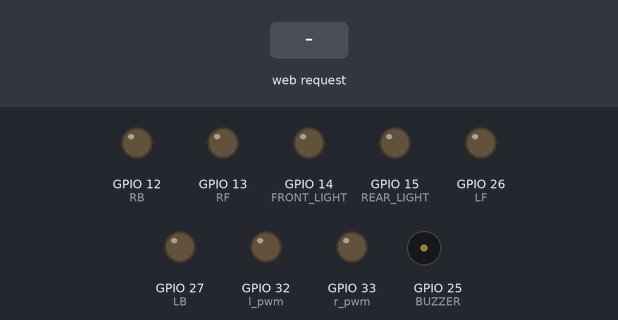
A sketch run on a simulated ESP32. Shown: output pins drawn as LEDs (lit = HIGH), buzzer (waves = sounding, pin HIGH). Inputs (shaded band) come from the test bench. What the sketch prints to the serial monitor is not drawn.

Above: at 1.2 s.
1.3 s: HTTP request GET /forward received
At 1.6 s:
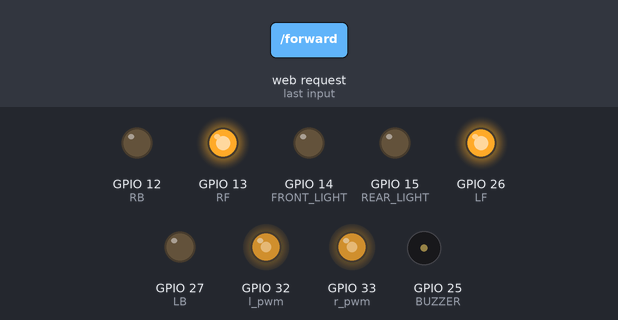
2.8 s: HTTP request GET /backward received
At 3.9 s:
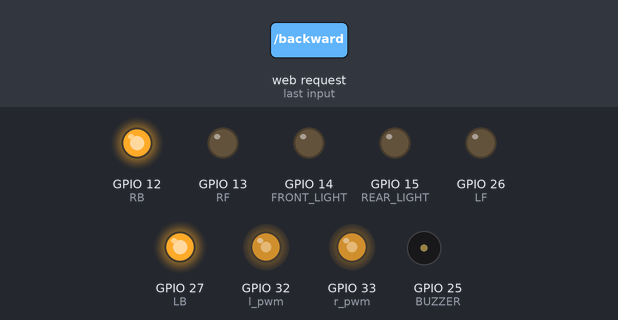
4.3 s: HTTP request GET /left received
At 5.1 s:
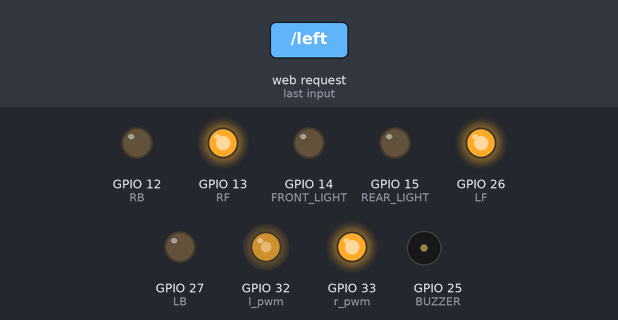
5.8 s: HTTP request GET /right received
At 6.2 s:
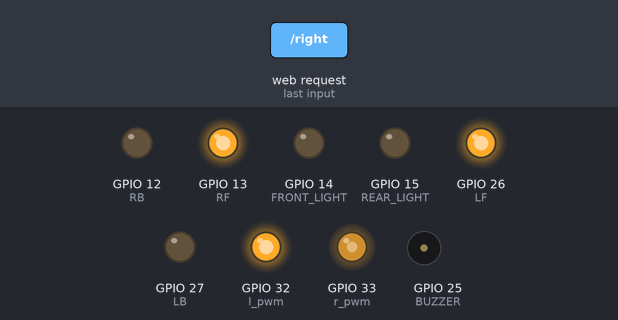
7.3 s: HTTP request GET /buzzer/on received
At 8.5 s:
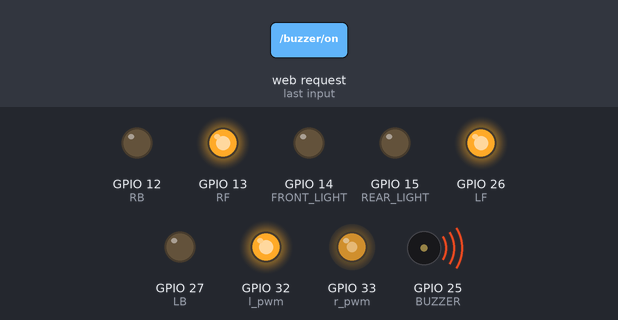
8.8 s: HTTP request GET /stop received
At 9.7 s:
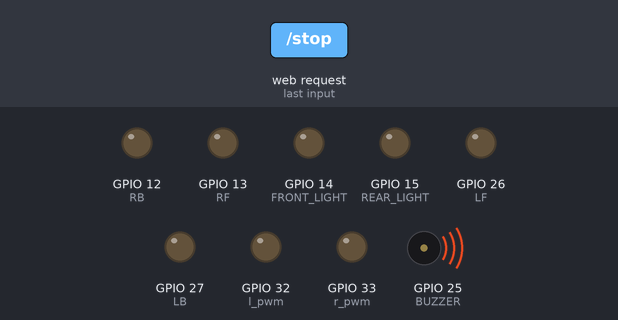
Timing chart, 0 to 11.3 s (numbered marks = the images above; inputs shaded):
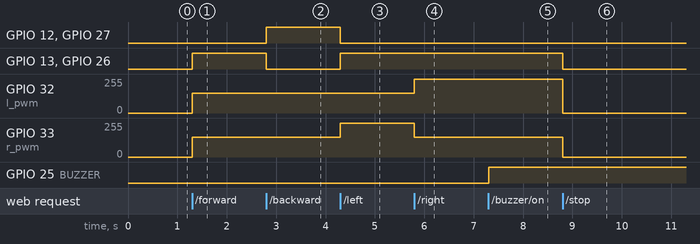

Measured:
- after the input at 1.3 s, GPIO 13 (RF), GPIO 26 (LF): LOW → HIGH at once; GPIO 32 (l_pwm), GPIO 33 (r_pwm): 0/255 → 150/255 at once
- after the input at 2.8 s, GPIO 12 (RB), GPIO 27 (LB): LOW → HIGH at once; GPIO 13 (RF), GPIO 26 (LF): HIGH → LOW at once
- after the input at 4.3 s, GPIO 12 (RB), GPIO 27 (LB): HIGH → LOW at once; GPIO 13 (RF), GPIO 26 (LF): LOW → HIGH at once; GPIO 33 (r_pwm): 150/255 → 255/255 at once
- after the input at 5.8 s, GPIO 32 (l_pwm): 150/255 → 255/255 at once; GPIO 33 (r_pwm): 255/255 → 150/255 at once
- after the input at 7.3 s, GPIO 25 (BUZZER): LOW → HIGH at once
- after the input at 8.8 s, GPIO 13 (RF), GPIO 26 (LF): HIGH → LOW at once; GPIO 32 (l_pwm): 255/255 → 0/255 at once; GPIO 33 (r_pwm): 150/255 → 0/255 at once

The sketch:

mobil.ino
```cpp
#include <WiFi.h>
#include <WebServer.h>

#define r_pwm 33
#define l_pwm 32
#define RF 13
#define LF 26
#define RB 12
#define LB 27

#define BUZZER 25
#define FRONT_LIGHT 14
#define REAR_LIGHT 15

int speed = 150;

const char* ssid = "RoboCar_AP";
const char* password = "12345678";

WebServer server(80);

// === Fungsi Stop ===
void stopC() {
  digitalWrite(RF, LOW);
  digitalWrite(LF, LOW);
  digitalWrite(RB, LOW);
  digitalWrite(LB, LOW);
  analogWrite(l_pwm, 0);
  analogWrite(r_pwm, 0);
}

// === Setup Webserver ===
void setupServer() {
  // Interface Web
  server.on("/", []() {
    server.send(200, "text/html",
      "<h2>RoboCar Controller</h2>"
      "<button onclick=\"fetch('/forward')\">Maju</button> "
      "<button onclick=\"fetch('/backward')\">Mundur</button><br><br>"
      "<button onclick=\"fetch('/left')\">Kiri</button> "
      "<button onclick=\"fetch('/right')\">Kanan</button><br><br>"
      "<button onclick=\"fetch('/stop')\">Stop</button><br><br>"
      "<button onclick=\"fetch('/buzzer/on')\">Buzzer ON</button> "
      "<button onclick=\"fetch('/buzzer/off')\">Buzzer OFF</button><br><br>"
      "<button onclick=\"fetch('/light/front/on')\">Lampu Depan ON</button> "
      "<button onclick=\"fetch('/light/front/off')\">Lampu Depan OFF</button><br><br>"
      "<button onclick=\"fetch('/light/rear/on')\">Lampu Belakang ON</button> "
      "<button onclick=\"fetch('/light/rear/off')\">Lampu Belakang OFF</button>"
    );
  });

  // Kontrol arah
  server.on("/forward", []() {
    digitalWrite(RF, HIGH); digitalWrite(LF, HIGH);
    digitalWrite(RB, LOW);  digitalWrite(LB, LOW);
    analogWrite(r_pwm, speed);
    analogWrite(l_pwm, speed);
    server.send(200, "text/plain", "Forward");
  });

  server.on("/backward", []() {
    digitalWrite(RF, LOW); digitalWrite(LF, LOW);
    digitalWrite(RB, HIGH); digitalWrite(LB, HIGH);
    analogWrite(r_pwm, speed);
    analogWrite(l_pwm, speed);
    server.send(200, "text/plain", "Backward");
  });

  server.on("/left", []() {
    digitalWrite(RF, HIGH); digitalWrite(LF, HIGH);
    digitalWrite(RB, LOW);  digitalWrite(LB, LOW);
    analogWrite(r_pwm, 255);
    analogWrite(l_pwm, 150);
    server.send(200, "text/plain", "Left");
  });

  server.on("/right", []() {
    digitalWrite(RF, HIGH); digitalWrite(LF, HIGH);
    digitalWrite(RB, LOW);  digitalWrite(LB, LOW);
    analogWrite(r_pwm, 150);
    analogWrite(l_pwm, 255);
    server.send(200, "text/plain", "Right");
  });

  server.on("/stop", []() {
    stopC();
    server.send(200, "text/plain", "Stopped");
  });

  // Buzzer
  server.on("/buzzer/on", []() {
    digitalWrite(BUZZER, HIGH);
    server.send(200, "text/plain", "Buzzer ON");
  });

  server.on("/buzzer/off", []() {
    digitalWrite(BUZZER, LOW);
    server.send(200, "text/plain", "Buzzer OFF");
  });

  // Lampu Depan
  server.on("/light/front/on", []() {
    digitalWrite(FRONT_LIGHT, HIGH);
    server.send(200, "text/plain", "Front Light ON");
  });

  server.on("/light/front/off", []() {
    digitalWrite(FRONT_LIGHT, LOW);
    server.send(200, "text/plain", "Front Light OFF");
  });

  // Lampu Belakang
  server.on("/light/rear/on", []() {
    digitalWrite(REAR_LIGHT, HIGH);
    server.send(200, "text/plain", "Rear Light ON");
  });

  server.on("/light/rear/off", []() {
    digitalWrite(REAR_LIGHT, LOW);
    server.send(200, "text/plain", "Rear Light OFF");
  });

  server.begin();
}

// === Setup Utama ===
void setup() {
  Serial.begin(115200);

  // Pin Mode
  pinMode(RF, OUTPUT);
  pinMode(LF, OUTPUT);
  pinMode(RB, OUTPUT);
  pinMode(LB, OUTPUT);
  pinMode(r_pwm, OUTPUT);
  pinMode(l_pwm, OUTPUT);
  pinMode(BUZZER, OUTPUT);
  pinMode(FRONT_LIGHT, OUTPUT);
  pinMode(REAR_LIGHT, OUTPUT);

  // Inisialisasi kondisi awal
  stopC();
  digitalWrite(BUZZER, LOW);
  digitalWrite(FRONT_LIGHT, LOW);
  digitalWrite(REAR_LIGHT, LOW);

  // Jalankan WiFi AP
  WiFi.softAP(ssid, password);
  Serial.println("WiFi Access Point started");
  Serial.println(WiFi.softAPIP());

  setupServer();
}

// === Loop ===
void loop() {
  server.handleClient(); // tangani permintaan web
}
```
